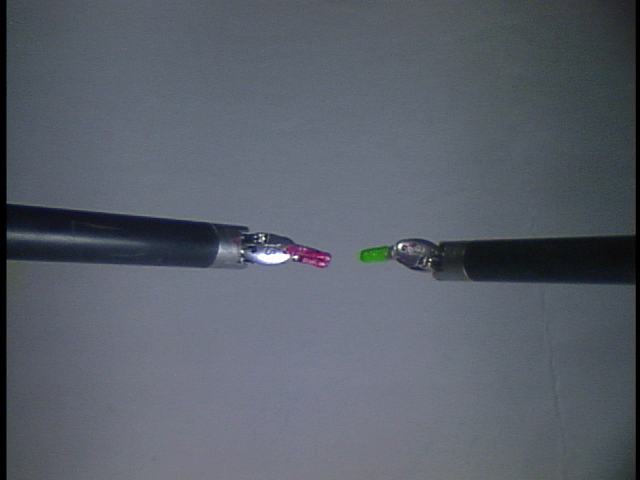
#> input picture tools/ds28/Left/img2657.png, 640 x 480 px; its folder holds 4 pictures in this run
$ python extract_tool_pts.py --folder ds28/Left   (older library calls are emulated)
#> lines starting #> are read from the running program, lines starting #| are printed output that depends on the picture; after the words box and inside, x2 and y2 are one past the last pixel; in counts of white or black regions, pixels touching at a corner belong together
#!/usr/bin/env python3
import cv2
import csv
import os
import argparse
import numpy as np


class ToolExtractor:

    def __init__(self, folder_name, csv_name):

        self.csv_l = os.getcwd() + "/" + folder_name + "/" + csv_name + "_left.csv"
        self.csv_r = os.getcwd() + "/" + folder_name + "/" + csv_name + "_right.csv"
        self.exception_file = os.getcwd() + "/" + folder_name + "/exceptions.csv"
        self.directory = os.getcwd() + "/" + folder_name
        self.left_imgs = os.getcwd() + "/" + folder_name + "/Left"
        self.right_imgs = os.getcwd() + "/" + folder_name + "/Right"

        self.lower_thresh_g = np.array([40, 55, 75], np.uint8)
        self.upper_thresh_g = np.array([70, 255, 255], np.uint8)

        self.lower_thresh_r = np.array([130, 30, 69], np.uint8) #[140, 35, 58]
        self.upper_thresh_r = np.array([192, 255, 255], np.uint8) #[170, 255, 255]

        self.image_len = len(os.listdir(self.left_imgs))

        self.exception = []

    def run(self):
        print("Procesing Left camera images")
        self.process_imgs("Left")
#> in process_imgs, img is the input picture: shape (480, 640, 3); mean B, G, R 105.7, 95.3, 89.4
#> in process_imgs, `hsv = cv2.cvtColor(blur, cv2.COLOR_BGR2HSV)`: hsv: shape (480, 640, 3); mean H, S, V 106.7, 42.6, 105.9
        print("Procesing Right camera images")
        self.process_imgs("Right")
        print("Processing exceptions")
        self.processException()


    def process_imgs(self, camera):

        if camera == 'Left':
            # path = self.left_imgs
            directory = self.directory + "/Left"
            csv_file = self.csv_l
        elif camera == "Right":
            # path = self.right_imgs
            directory = self.directory + "/Right"
            csv_file = self.csv_r
        else:
            print("Invalid camera value")
            return


        with open(csv_file, 'w') as csvfile:
            csvwriter = csv.writer(csvfile)
            # for i in range(self.image_len):
            for file in os.scandir(directory):

                # img_name = path + "/" + "img" + str(i) + ".png"
                img_name =file.path
                just_name = file.name
                frame_id = just_name[3:-4]
                # print(img_name)
                img = cv2.imread(img_name)
                blur = cv2.GaussianBlur(img,(3,3),0)
                hsv = cv2.cvtColor(blur, cv2.COLOR_BGR2HSV)

                tool_g = self.getTool(hsv, "green", img_name)
#> in getTool, `mask = cv2.inRange(img, self.lower_thresh_g, self.upper_thresh_g)`:
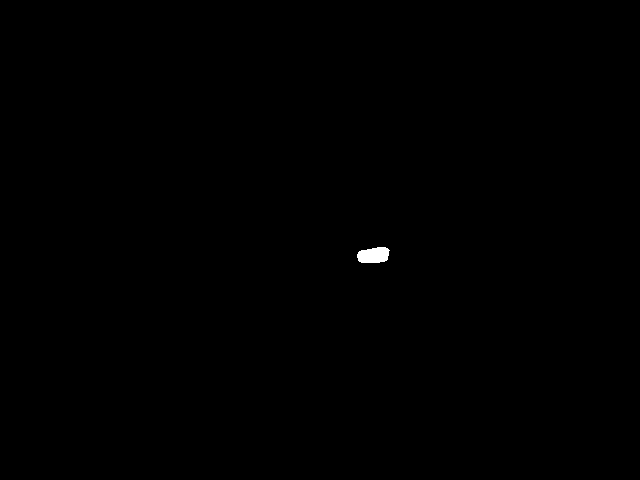
#> mask: shape (480, 640); 0.14% white; 1 white region
#> in getTool, `_, contours, heirarchy = cv2.findContours(mask,cv2.RETR_TREE,cv2.CHAIN..`: contours = 1 contour; box (x1, y1, x2, y2) and area: (357, 247, 390, 263) 388
#> in getTool, `areas = [cv2.contourArea(c) for c in contours]`: areas = [388.5]
#> in getTool, `cnt=contours[areas.index(sorted_areas[-1])]`: cnt = contour of 31 points, box (x1, y1, x2, y2) (357, 247, 390, 263), area 388
#> in getTool, `m = cv2.moments(cnt)`: m = moments, m00 388.5, centre m10/m00, m01/m00 = (373.2, 254.9)
                tool_r = self.getTool(hsv, "red", img_name)


                if (tool_g):
                    csvwriter.writerow([frame_id, img_name, 'green', tool_g[0], tool_g[1]])

                if (tool_r):
                    csvwriter.writerow([frame_id, img_name, 'red', tool_r[0], tool_r[1]])

        csvfile.close()


    def getTool(self, img, tool, img_name):

        out = []

        if tool == "green":
            mask = cv2.inRange(img, self.lower_thresh_g, self.upper_thresh_g)
        elif tool == "red":
            mask = cv2.inRange(img, self.lower_thresh_r, self.upper_thresh_r)
        else:
            print("invalid tool")
            return out


        _, contours, heirarchy = cv2.findContours(mask,cv2.RETR_TREE,cv2.CHAIN_APPROX_SIMPLE)
        areas = [cv2.contourArea(c) for c in contours]
        sorted_areas = np.sort(areas)

        if (sorted_areas.any()) and sorted_areas[-1] >= 5.2:
            cnt=contours[areas.index(sorted_areas[-1])] #the biggest contour

            m = cv2.moments(cnt)
            out.append(int(m["m10"]/m["m00"]))
            out.append(int(m["m01"]/m["m00"]))
        else:
            self.exception.append(f"no {tool} in {img_name}")
            out.append(-1)
            out.append(-1)

        return out

    def processException(self):
        if self.exception:
            with open(self.exception_file, 'w') as csvfile:
                csvwriter = csv.writer(csvfile)
                for i in range(len(self.exception)):
                    csvwriter.writerow([self.exception[i]])
            csvfile.close()
        else:
            print("No Exceptions!! :D")


if __name__ == "__main__":

    argParser = argparse.ArgumentParser()
    argParser.add_argument("-f", "--folder", type=str, help="name of folder containing datset; defaults to dataset2")

    args = argParser.parse_args()

    if args.folder:
        folder_name = args.folder
    else:
        folder_name = "dataset5"

    tools = ToolExtractor(folder_name=folder_name, csv_name="tool_img_pos")
    tools.run()
#> in process_imgs, `tool_g = self.getTool(hsv, "green", img_name)`: tool_g = [373, 254]
#> call 2 of getTool, with tool = 'red', img_name = 'tools/ds28/Left/img2657.png'
#> in getTool (call 2), `mask = cv2.inRange(img, self.lower_thresh_r, self.upper_thresh_r)`:
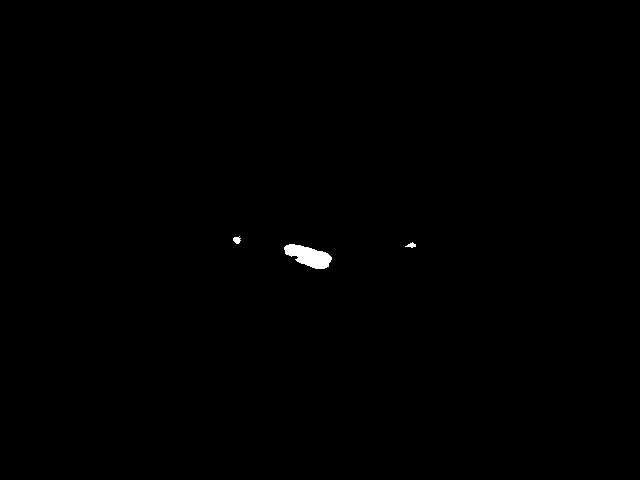
#> mask: shape (480, 640); 0.26% white; 3 white regions
#> in getTool (call 2), `_, contours, heirarchy = cv2.findContours(mask,cv2.RETR_TREE,cv2.CHAIN..`: contours = 3 contours; box (x1, y1, x2, y2) and area: (284, 244, 332, 269) 664, (233, 236, 241, 244) 32, (405, 242, 416, 248) 23
#> in getTool (call 2), `areas = [cv2.contourArea(c) for c in contours]`: areas = [664.5, 23, 31.5]
#> in getTool (call 2), `sorted_areas = np.sort(areas)`: sorted_areas = [23, 31.5, 664.5]
#> in getTool (call 2), `cnt=contours[areas.index(sorted_areas[-1])]`: cnt = contour of 61 points, box (x1, y1, x2, y2) (284, 244, 332, 269), area 664
#> in getTool (call 2), `m = cv2.moments(cnt)`: m = moments, m00 664.5, centre m10/m00, m01/m00 = (308.6, 255.9)
#> in process_imgs, `tool_r = self.getTool(hsv, "red", img_name)`: tool_r = [308, 255]
#> pass 2 of the loop in process_imgs, `for file in os.scandir(directory):`:
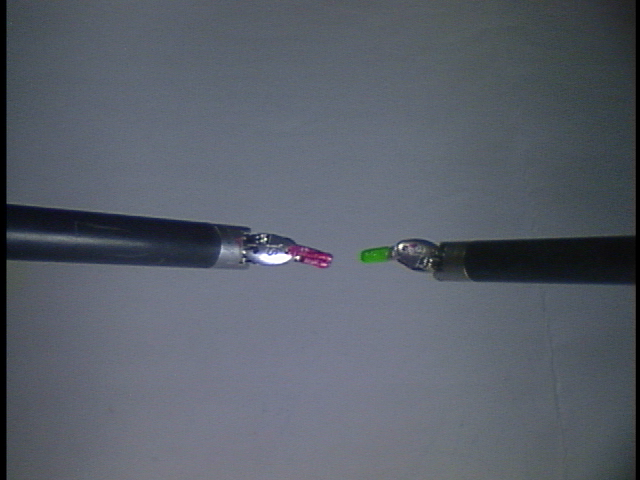
#> input picture tools/ds28/Left/img2659.png, 640 x 480 px
#> in process_imgs, img is the input picture: shape (480, 640, 3); mean B, G, R 105.7, 95.3, 89.2
#> hsv: shape (480, 640, 3); mean H, S, V 106.6, 43, 105.9
#> in getTool (call 3), `mask = cv2.inRange(img, self.lower_thresh_g, self.upper_thresh_g)`:
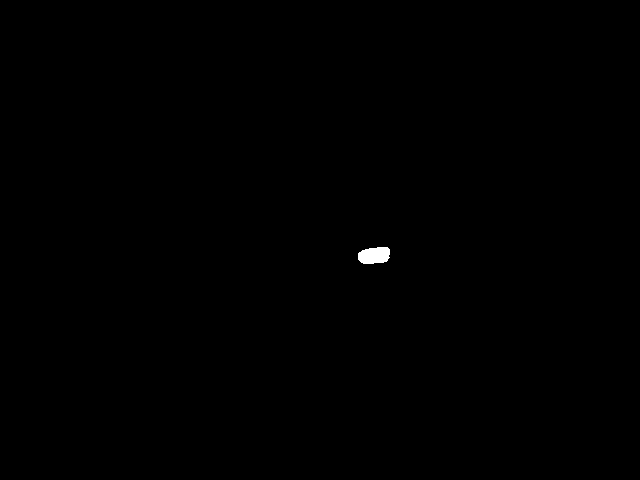
#> mask: shape (480, 640); 0.15% white; 1 white region
#> contours = 1 contour; box (x1, y1, x2, y2) and area: (358, 247, 390, 264) 414
#> areas = [413.5]
#> cnt = contour of 27 points, box (x1, y1, x2, y2) (358, 247, 390, 264), area 414
#> m = moments, m00 413.5, centre m10/m00, m01/m00 = (373.9, 255.1)
#> tool_g = [373, 255]
#> in getTool (call 4), `mask = cv2.inRange(img, self.lower_thresh_r, self.upper_thresh_r)`:
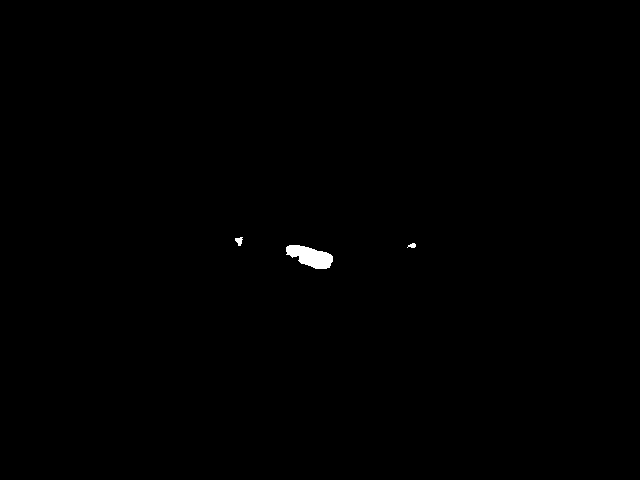
#> mask: shape (480, 640); 0.26% white; 3 white regions
#> contours = 3 contours, 1 with area under 20; largest, box (x1, y1, x2, y2) and area: (286, 245, 333, 269) 658, (235, 237, 243, 246) 33
#> areas = [658, 19.5, 33]
#> sorted_areas = [19.5, 33, 658]
#> cnt = contour of 55 points, box (x1, y1, x2, y2) (286, 245, 333, 269), area 658
#> m = moments, m00 658, centre m10/m00, m01/m00 = (310.3, 256.2)
#> tool_r = [310, 256]
#> pass 3 of the loop in process_imgs, `for file in os.scandir(directory):`:
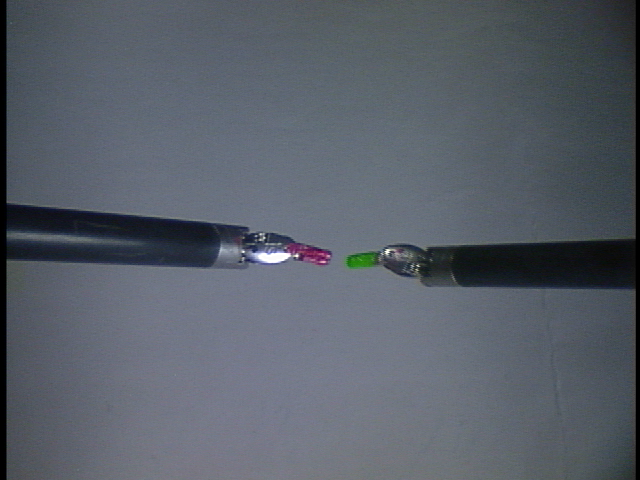
#> input picture tools/ds28/Left/img2671.png, 640 x 480 px
#> in process_imgs, img is the input picture: shape (480, 640, 3); mean B, G, R 104.8, 95, 88.4
#> hsv: shape (480, 640, 3); mean H, S, V 105.7, 43.3, 105
#> in getTool (call 5), `mask = cv2.inRange(img, self.lower_thresh_g, self.upper_thresh_g)`:
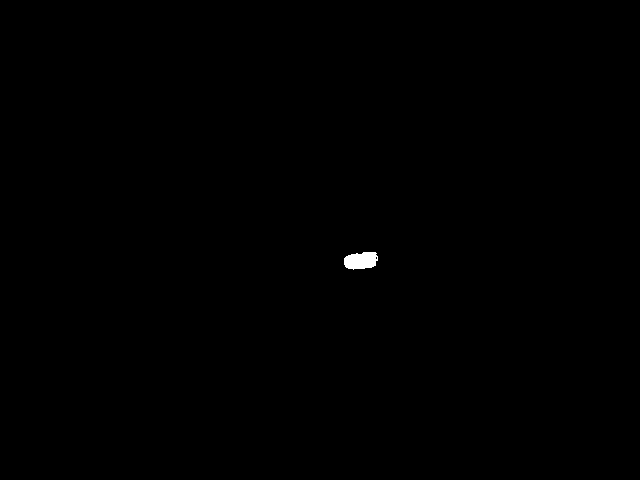
#> mask: shape (480, 640); 0.16% white; 1 white region
#> contours = 2 contours, 1 with area under 20; largest, box (x1, y1, x2, y2) and area: (344, 252, 378, 270) 440
#> areas = [440.5, 4]
#> sorted_areas = [4, 440.5]
#> cnt = contour of 35 points, box (x1, y1, x2, y2) (344, 252, 378, 270), area 440
#> m = moments, m00 440.5, centre m10/m00, m01/m00 = (360.6, 260.3)
#> tool_g = [360, 260]
#> in getTool (call 6), `mask = cv2.inRange(img, self.lower_thresh_r, self.upper_thresh_r)`:
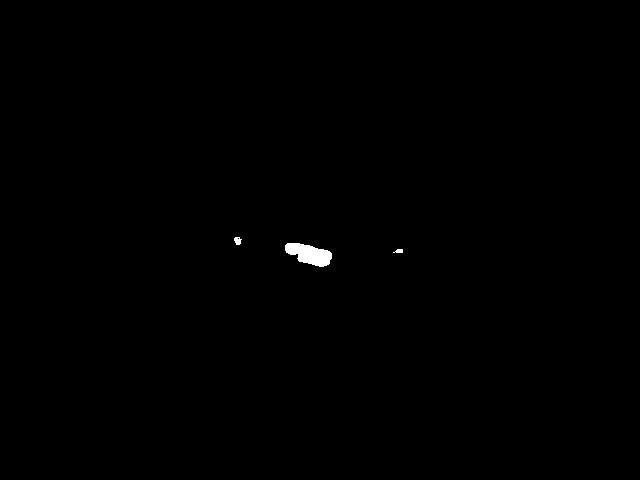
#> mask: shape (480, 640); 0.26% white; 3 white regions
#> contours = 4 contours, 2 with area under 20; largest, box (x1, y1, x2, y2) and area: (285, 243, 332, 267) 661, (234, 237, 242, 245) 35
#> areas = [18.5, 661, 35, 2]
#> sorted_areas = [2, 18.5, 35, 661]
#> cnt = contour of 54 points, box (x1, y1, x2, y2) (285, 243, 332, 267), area 661
#> m = moments, m00 661, centre m10/m00, m01/m00 = (309.2, 253.9)
#> tool_r = [309, 253]
#> the loop made 4 passes; the first 3 are shown
#> (the run stopped early here; a loop or call above may not have finished)
